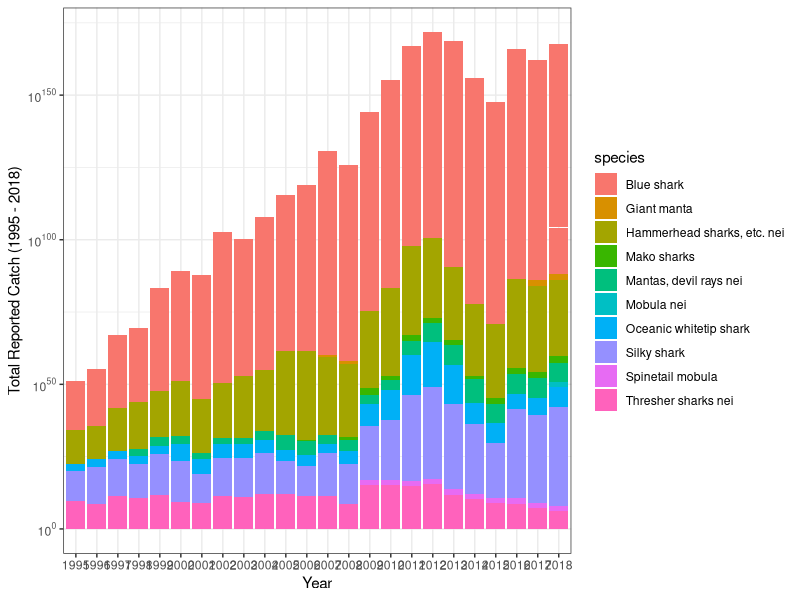
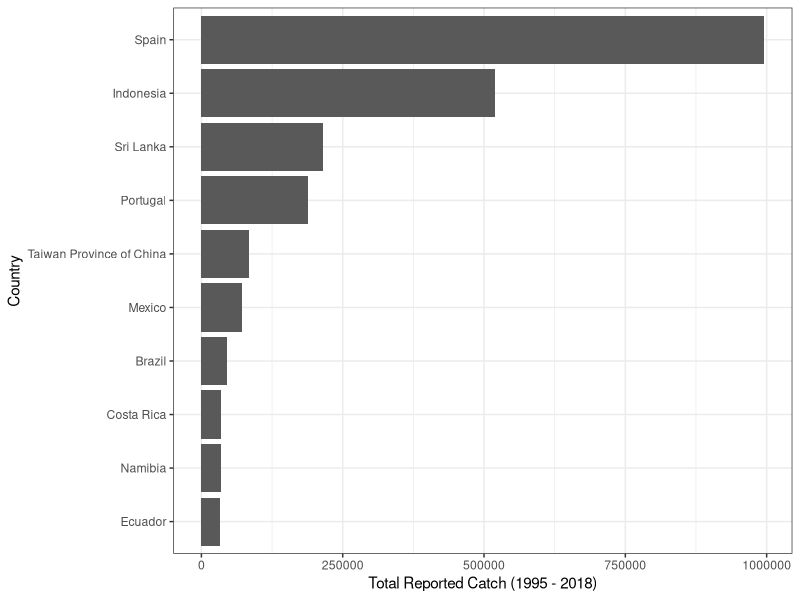

Here is the R script that generated these plots, in order:

library(dplyr)
library(tidyverse)
library(reshape2)
library(gridExtra)
library(viridis)
library(ggpubr)
library(here)
library(scales)

setwd("~/Desktop/Fisheries_Disconnects_Paper/disconnects/01_raw-data")

#global shark landings reported to FAO 
fao_catch<-read.csv("Global_shark_FAO_catch.csv", sep= ",", header= TRUE)
#remove early years
fao_catch<-fao_catch[,-3:-93 ]

#remove x's 
catch<-  fao_catch[, grepl( "^X",names(fao_catch))]
#merge datasets
catch<-cbind(fao_catch[,1:2], catch)

#fix colnames
names<-c("Country" , "species", 1995:2018)
colnames(catch)<-names
catch<-catch[!grepl("Total", catch$Country),]
catch<-catch[!grepl("FAO", catch$Country),]
#now we have formatted dataset. 
#need to pivot to long, group by species and coutnry

#summarise by total catch of all species, 1995-2018

#next go back to data with species and time
catch_totals<- catch %>% pivot_longer(
  cols = 3:26,
  names_to = "Year" ,values_to = "catch") 

#species plot
ggplot(catch_totals, aes(x=Year, y=catch, fill= species) )+
  geom_col()+
  scale_y_log10(breaks = trans_breaks("log10", function(x) 10^x),
                labels = trans_format("log10", math_format(10^.x))) +
  theme_bw()+
  labs(y= "Total Reported Catch (1995 - 2018)")


#isolate highest-capture countries
top_countries <- catch_totals  %>% 
  group_by(Country) %>% 
  summarise(total=sum(catch))

top_countries<-top_countries %>% 
  # desc orders from largest to smallest
  arrange(desc(total)) 

#remove other category
top_countries<-top_countries[!grepl("Other", top_countries$Country),]
top_countries<-top_countries[1:10,]

#simple country plot (no fill) - top 10 countries
ggplot(top_countries, aes(x=reorder(Country, total), y=total ))+
  geom_bar(stat="identity", position="stack")+
  theme_bw()+
  coord_flip()+
  labs(y= "Total Reported Catch (1995 - 2018)", x = "Country" )




